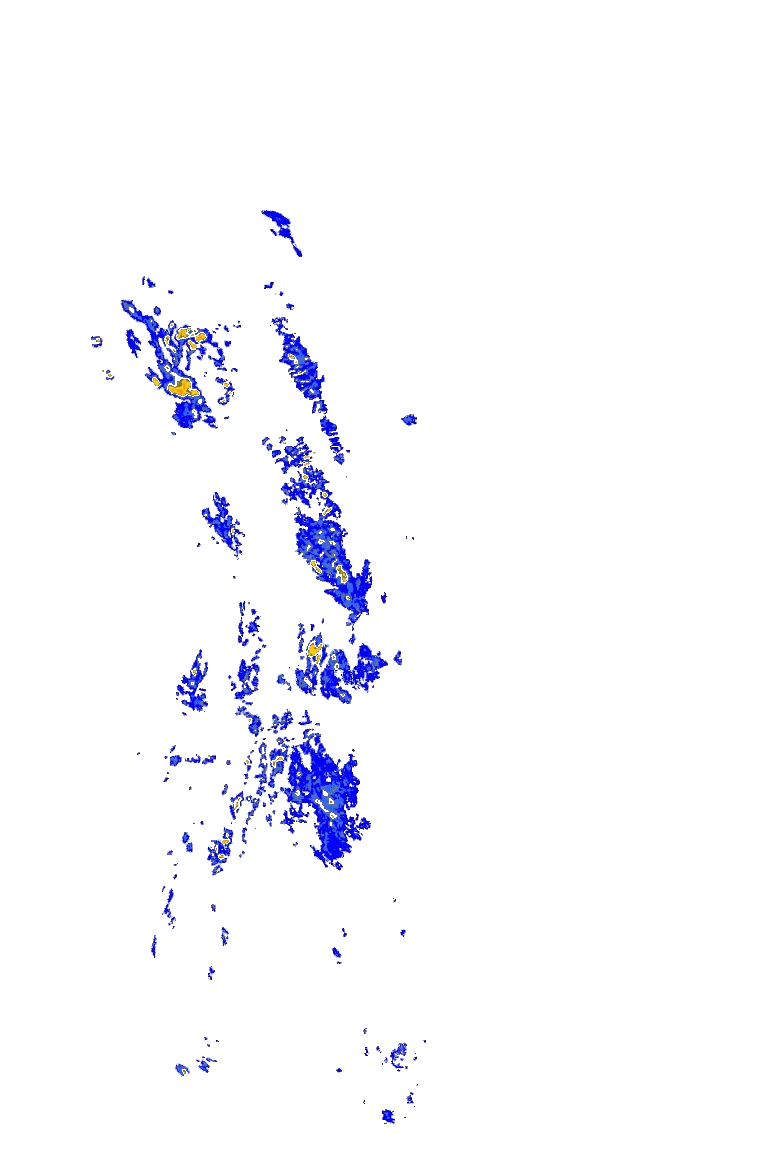
#> input picture CT5055/sample_1/edited/20190501_0000.old.png, 768 x 1152 px; its folder holds 4 pictures in this run
$ python trans_new.py
#> lines starting #> are read from the running program, lines starting #| are printed output that depends on the picture
from PIL import Image
import colorsys
import json
import numpy as np
import glob, os

# import pandas as pd
import pdb

colours = [(50,50,255,255), # blue
(100,150,255,255), # light_blue
(150,150,50,255), # olive
(247,247,150,255), # yellow
(255,200,50,255), # orange
(255,50,50,255), # red
(255,50,255,255), # purple
(255,255,255,255) # white
]

def getImage(img):
	# img = Image.open(path+filename)
	img = img.convert('RGBA')
	# datas = img.getdata()
	pixdata = img.load()

	width, height = img.size

	for y in range(height):
		for x in range(width):

			check1 = False
			check2 = False
			check3 = False
			if pixdata[x, y][0] - 50 <= pixdata[x, y][1] <= pixdata[x, y][0] + 50:
				check1 = True
			if pixdata[x, y][1] - 50 <= pixdata[x, y][2] <= pixdata[x, y][1] + 50:
				check2 = True
			if pixdata[x, y][2] - 50 <= pixdata[x, y][0] <= pixdata[x, y][2] + 50:
				check3 = True

			if check1 and check2 and check3:
				pixdata[x, y] = (255,255,255,0)
			else:
				# print(pixdata[x,y])
				pixdata[x,y] = unicolour(pixdata[x,y])
					# pdb.set_trace()
				# print('closest ' + str(pixdata[x,y]))

	return img


# code from https://stackoverflow.com/a/54244301/13095638
def closest(colors,color):
	colors = np.array(colors)
	color = np.array(color)
	distances = np.sqrt(np.sum((colors-color)**2,axis=1))
	index_of_smallest = np.where(distances==np.amin(distances))
	smallest_distance = colors[index_of_smallest]
	tpl = tuple(smallest_distance.reshape(1, -1)[0])
	if len(tpl) > 4:
		tpl = tpl[:3]
	if tpl == (255,255,255,255):
		tpl = (255,255,255,0)
	return tpl

def unicolour(colour):
	if colour[3] == 255:
		tpl = (0,0,0,255)

	else:
		tpl = (255,255,255,0)

	return tpl


def main():
	for infile in glob.glob("./thumbnails/edited/*.png"):
		file, ext = os.path.splitext(infile)
		img = Image.open(infile)
#> img is the input picture: PIL image 768x1152 RGBA; mean R, G, B, A 248.1, 248.4, 253, 9.3

		img = getImage(img)
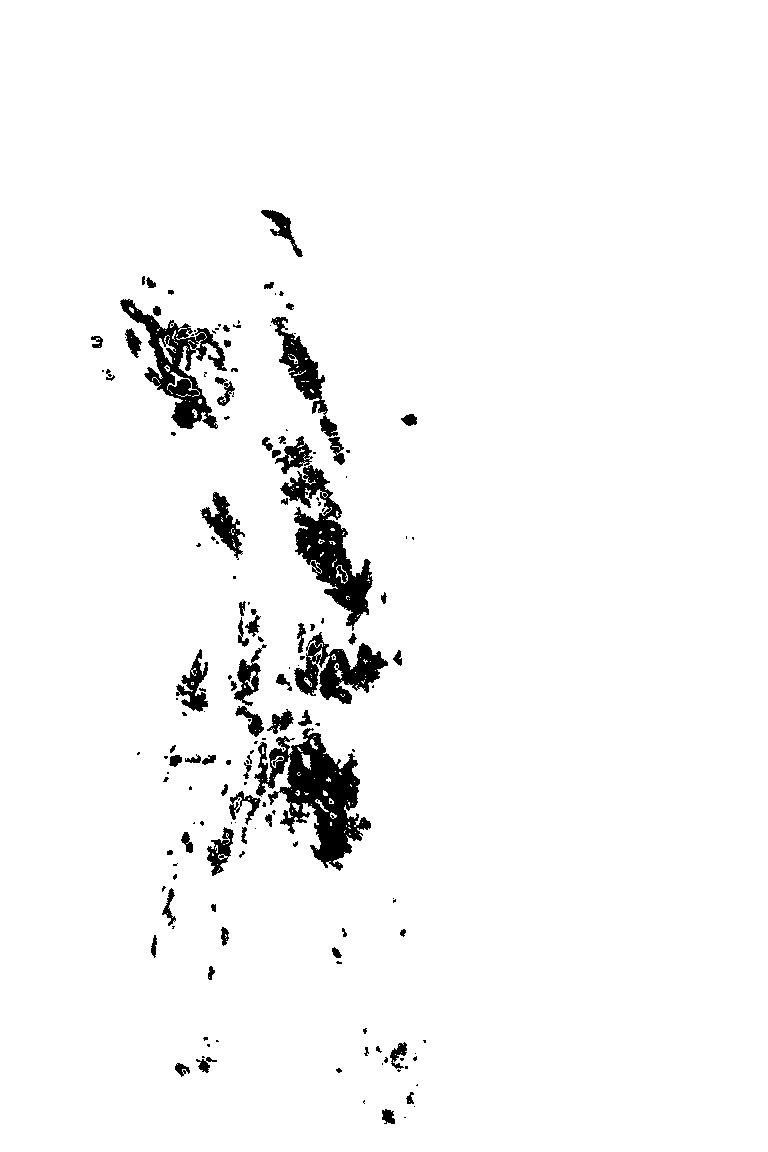
#> img: PIL image 768x1152 RGBA; mean R, G, B, A 245.7, 245.7, 245.7, 9.3; transparent parts drawn white
		img.save('./thumbnails/bw/'+file[-23:]+'.png', 'PNG')
#> pass 2 of the loop in main, `for infile in glob.glob("./thumbnails/edited/*.png"):`:
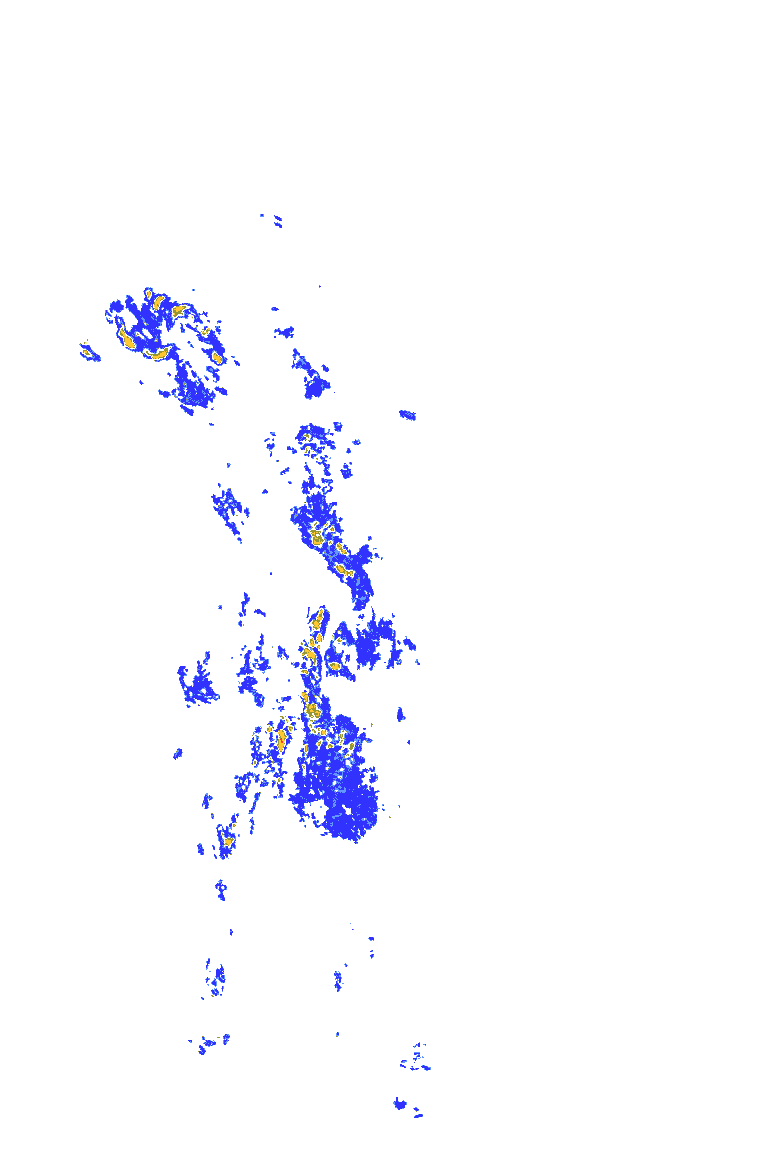
#> input picture CT5055/sample_1/edited/20190501_0100.png, 768 x 1152 px
#> in main, img is the input picture: PIL image 768x1152 RGBA; mean R, G, B, A 248.9, 249.3, 254.5, 8.5
#> in main, `img = getImage(img)`:
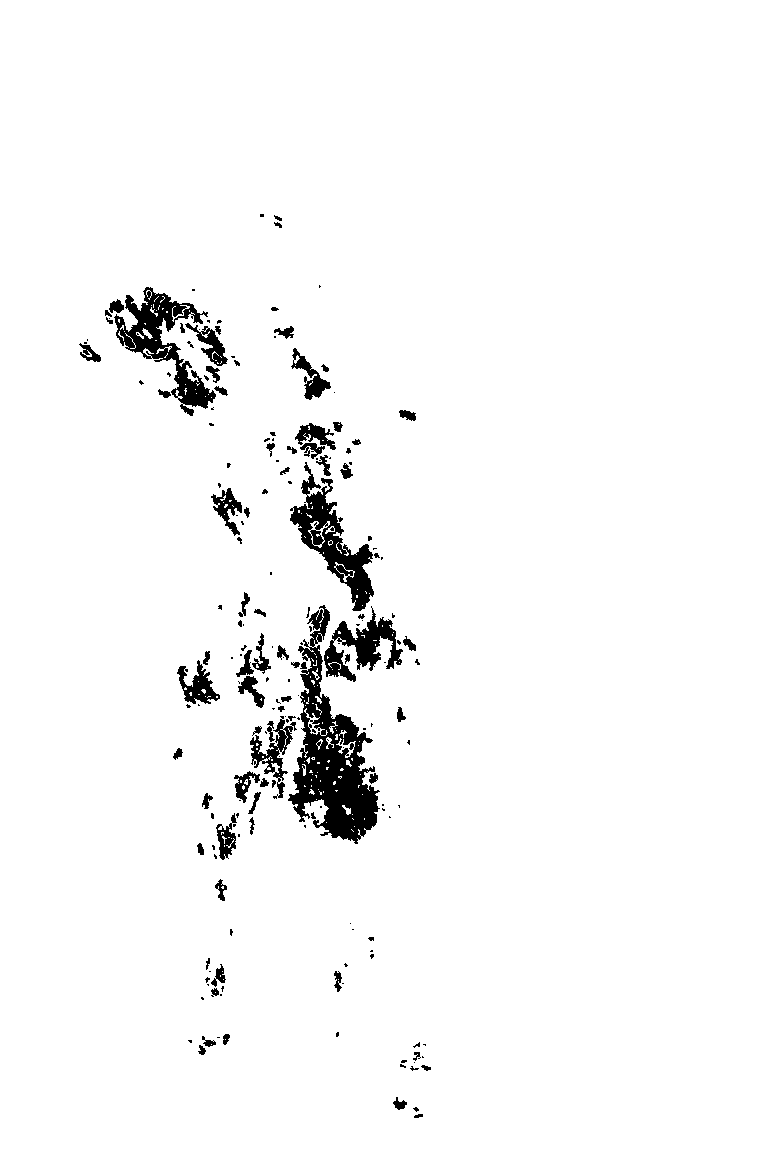
#> img: PIL image 768x1152 RGBA; mean R, G, B, A 246.5, 246.5, 246.5, 8.5; transparent parts drawn white
#> pass 3 of the loop in main, `for infile in glob.glob("./thumbnails/edited/*.png"):`:
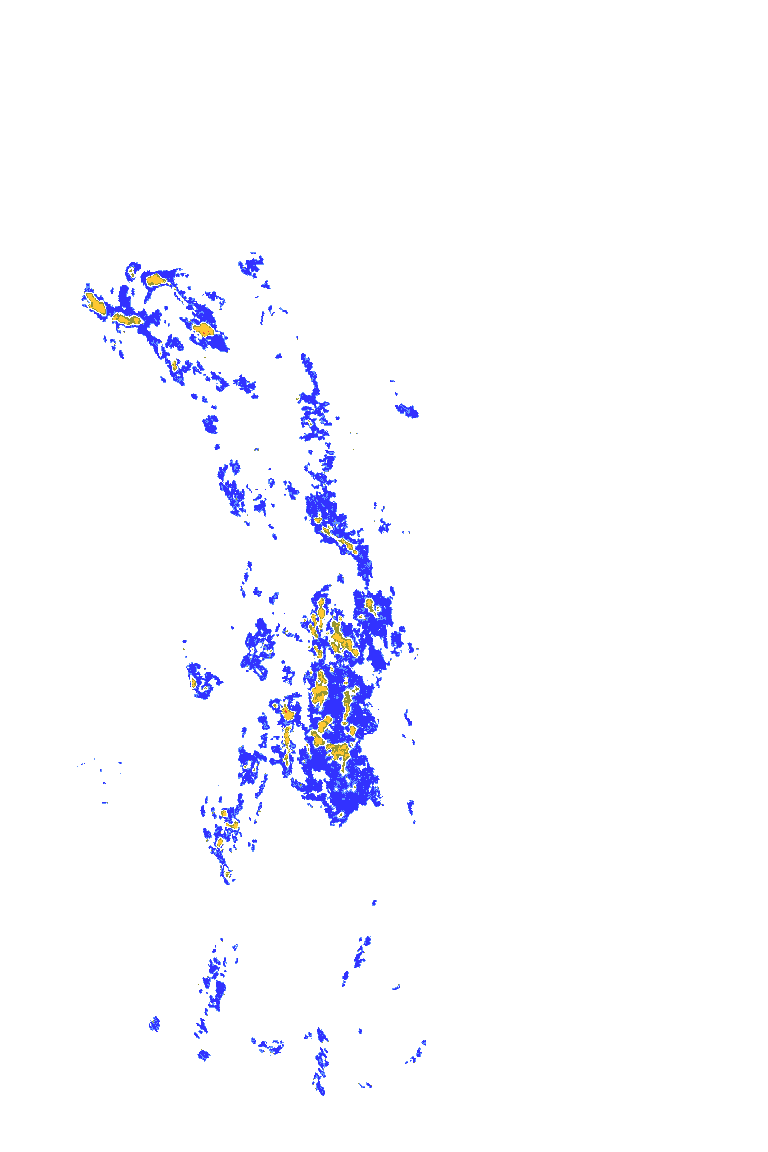
#> input picture CT5055/sample_1/edited/20190501_0200.png, 768 x 1152 px
#> in main, img is the input picture: PIL image 768x1152 RGBA; mean R, G, B, A 248.5, 248.8, 254.2, 9.4
#> in main, `img = getImage(img)`:
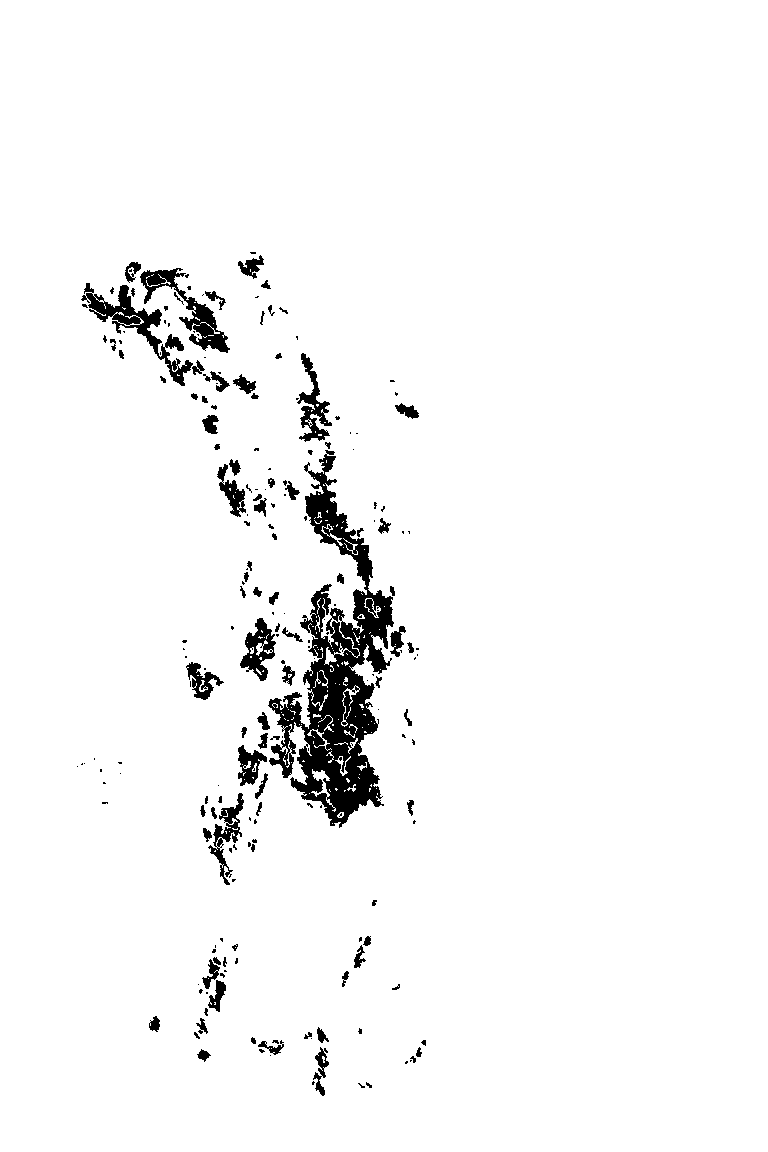
#> img: PIL image 768x1152 RGBA; mean R, G, B, A 245.6, 245.6, 245.6, 9.4; transparent parts drawn white
#> the loop made 4 passes; the first 3 are shown
	print('Images Saved')

		# pdb.set_trace()

main()
